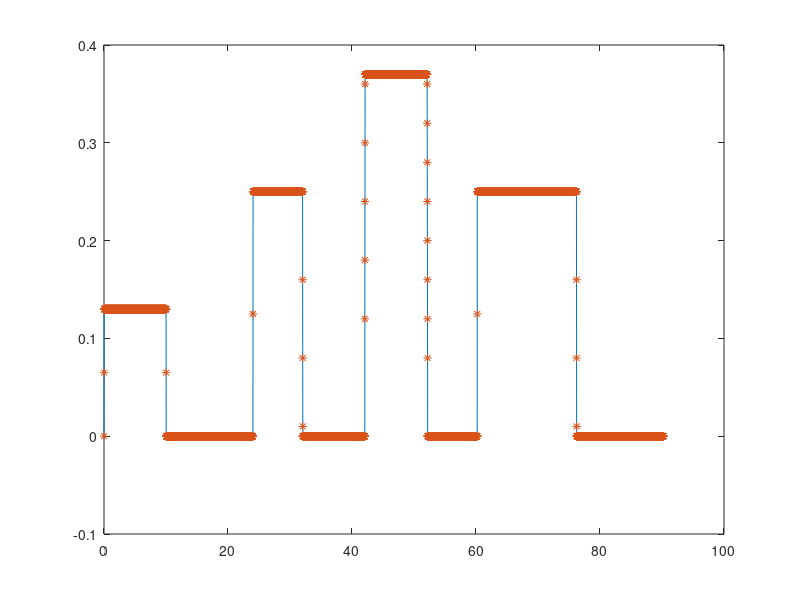
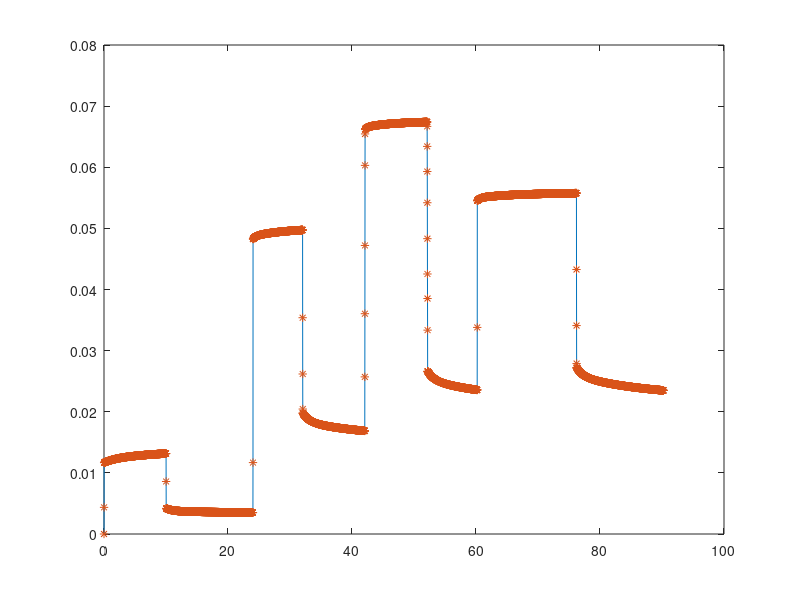

MATLAB code to generate these figures, in order:
%% Read data from text file;
fileID = fopen('SYNCOM_Output_mod1.csv', 'r');
fgetl(fileID);
inputdata = fscanf(fileID, '%f', [5 inf]);
time1 = inputdata(1,:);
sigma = inputdata(2,:);
eps_cal = inputdata(3,:);
fclose(fileID);

%% Read data from text file;
fileID = fopen('SYNCOM_Output_mod2.csv', 'r');
fgetl(fileID);
inputdata = fscanf(fileID, '%f', [5 inf]);
time2 = inputdata(1,:);
sigma_cal = inputdata(2,:);
eps = inputdata(3,:);
fclose(fileID);

%% Plot comparison;
figure(1)
plot(time1, sigma, time2, sigma_cal,'*');

figure(2)
plot(time1, eps_cal, time2, eps, '*');
